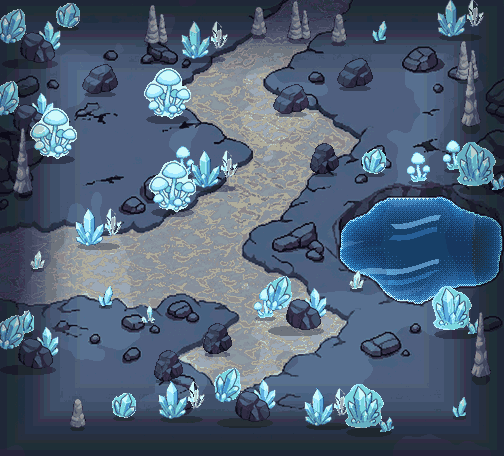

Rendered tile map (Tiled .tmx) drawn with the repository's tilesets; below, a short description and the full map source, tile grids included:
An orthogonal 21x19 tile map with 24x24 px tiles, 1 tile layer (cristal).

<map version="1.10" tiledversion="1.10.2" orientation="orthogonal" renderorder="right-down" width="21" height="19" tilewidth="24" tileheight="24" infinite="0" nextlayerid="2" nextobjectid="1">
 <properties>
  <property name="zone" value="cristal" />
  <property name="frames" type="int" value="12" />
  <property name="frame_ms" type="int" value="110" />
  <property name="tuiles_animees" type="int" value="38" />
 </properties>
 <tileset firstgid="1" source="cristal_tuiles.tsx" />
 <layer id="1" name="cristal" width="21" height="19">
  <data encoding="csv">
1,2,3,4,5,6,7,8,9,10,11,12,13,14,15,16,17,18,19,20,21,
22,23,24,25,26,27,28,29,30,31,32,33,34,35,36,37,38,39,40,41,42,
43,44,45,46,47,48,541,542,55,56,57,58,59,60,61,62,63,64,65,66,67,
68,69,70,71,72,73,543,544,92,93,94,95,96,97,98,99,100,101,102,103,104,
105,545,546,116,117,118,119,120,121,122,123,124,125,126,127,118,128,129,130,131,132,
133,547,548,144,145,146,147,148,149,150,151,152,153,154,155,156,157,158,549,550,165,
166,167,168,169,170,171,551,552,187,188,189,190,191,192,193,194,195,553,554,555,215,
216,217,218,219,220,221,556,557,236,237,238,239,240,241,242,243,244,245,246,247,248,
249,250,251,252,253,254,255,256,257,258,259,260,261,262,263,264,558,559,560,277,278,
279,280,281,282,283,284,285,286,287,288,289,290,291,292,561,297,562,563,564,310,311,
312,313,314,315,316,317,318,319,320,321,322,323,324,325,565,566,567,568,569,346,347,
348,349,350,351,352,353,354,355,356,357,358,359,360,361,570,571,572,573,574,382,383,
384,385,386,387,388,389,390,391,392,393,575,576,404,405,406,407,577,578,416,417,418,
419,420,421,422,423,424,425,426,427,428,429,430,431,432,433,434,435,436,437,438,439,
440,441,442,443,444,445,446,447,448,449,450,451,452,453,454,455,456,457,458,459,460,
461,462,463,464,465,466,467,468,469,470,471,472,473,474,474,475,476,477,478,479,480,
481,482,483,484,485,486,487,488,489,490,491,492,493,494,495,496,497,498,499,500,501,
502,503,504,505,506,507,508,509,510,511,512,513,514,515,516,517,518,519,520,521,522,
523,524,525,525,525,525,526,527,528,529,530,531,532,533,534,535,536,537,538,539,540
</data>
 </layer>
</map>
